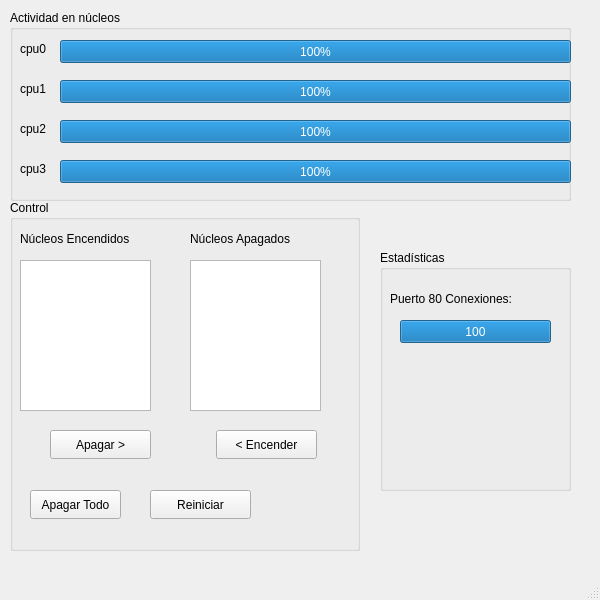
<?xml version="1.0" encoding="UTF-8"?>
<ui version="4.0">
 <class>MainWindow</class>
 <widget class="QMainWindow" name="MainWindow">
  <property name="geometry">
   <rect>
    <x>0</x>
    <y>0</y>
    <width>600</width>
    <height>600</height>
   </rect>
  </property>
  <property name="minimumSize">
   <size>
    <width>600</width>
    <height>600</height>
   </size>
  </property>
  <property name="maximumSize">
   <size>
    <width>600</width>
    <height>600</height>
   </size>
  </property>
  <property name="windowTitle">
   <string>Test</string>
  </property>
  <widget class="QWidget" name="centralwidget">
   <widget class="QGroupBox" name="groupBox">
    <property name="geometry">
     <rect>
      <x>10</x>
      <y>200</y>
      <width>350</width>
      <height>351</height>
     </rect>
    </property>
    <property name="maximumSize">
     <size>
      <width>700</width>
      <height>600</height>
     </size>
    </property>
    <property name="autoFillBackground">
     <bool>false</bool>
    </property>
    <property name="title">
     <string>Control</string>
    </property>
    <widget class="QListWidget" name="listaEncendidos">
     <property name="geometry">
      <rect>
       <x>10</x>
       <y>60</y>
       <width>131</width>
       <height>151</height>
      </rect>
     </property>
    </widget>
    <widget class="QLabel" name="label">
     <property name="geometry">
      <rect>
       <x>10</x>
       <y>30</y>
       <width>131</width>
       <height>17</height>
      </rect>
     </property>
     <property name="text">
      <string>Núcleos Encendidos</string>
     </property>
    </widget>
    <widget class="QListWidget" name="listaApagados">
     <property name="geometry">
      <rect>
       <x>180</x>
       <y>60</y>
       <width>131</width>
       <height>151</height>
      </rect>
     </property>
    </widget>
    <widget class="QLabel" name="label_2">
     <property name="geometry">
      <rect>
       <x>180</x>
       <y>30</y>
       <width>121</width>
       <height>17</height>
      </rect>
     </property>
     <property name="text">
      <string>Núcleos Apagados</string>
     </property>
    </widget>
    <widget class="QPushButton" name="btnApagar">
     <property name="geometry">
      <rect>
       <x>40</x>
       <y>230</y>
       <width>101</width>
       <height>29</height>
      </rect>
     </property>
     <property name="text">
      <string>Apagar &gt;</string>
     </property>
    </widget>
    <widget class="QPushButton" name="btnEncender">
     <property name="geometry">
      <rect>
       <x>206</x>
       <y>230</y>
       <width>101</width>
       <height>29</height>
      </rect>
     </property>
     <property name="text">
      <string>&lt; Encender</string>
     </property>
    </widget>
    <widget class="QPushButton" name="btnReiniciar">
     <property name="geometry">
      <rect>
       <x>140</x>
       <y>290</y>
       <width>101</width>
       <height>29</height>
      </rect>
     </property>
     <property name="text">
      <string>Reiniciar</string>
     </property>
    </widget>
    <widget class="QPushButton" name="btnApagarTodo">
     <property name="geometry">
      <rect>
       <x>20</x>
       <y>290</y>
       <width>91</width>
       <height>29</height>
      </rect>
     </property>
     <property name="text">
      <string>Apagar Todo</string>
     </property>
    </widget>
   </widget>
   <widget class="QGroupBox" name="groupBox_2">
    <property name="geometry">
     <rect>
      <x>380</x>
      <y>250</y>
      <width>191</width>
      <height>241</height>
     </rect>
    </property>
    <property name="title">
     <string>Estadísticas</string>
    </property>
    <widget class="QLabel" name="label_7">
     <property name="geometry">
      <rect>
       <x>10</x>
       <y>40</y>
       <width>131</width>
       <height>17</height>
      </rect>
     </property>
     <property name="text">
      <string>Puerto 80 Conexiones: </string>
     </property>
    </widget>
    <widget class="QProgressBar" name="barnet">
     <property name="geometry">
      <rect>
       <x>20</x>
       <y>70</y>
       <width>151</width>
       <height>23</height>
      </rect>
     </property>
     <property name="value">
      <number>100</number>
     </property>
     <property name="format">
      <string>%p</string>
     </property>
    </widget>
   </widget>
   <widget class="QGroupBox" name="groupBox_3">
    <property name="geometry">
     <rect>
      <x>10</x>
      <y>10</y>
      <width>561</width>
      <height>191</height>
     </rect>
    </property>
    <property name="title">
     <string>Actividad en núcleos</string>
    </property>
    <widget class="QProgressBar" name="cpu0bar">
     <property name="geometry">
      <rect>
       <x>50</x>
       <y>30</y>
       <width>511</width>
       <height>23</height>
      </rect>
     </property>
     <property name="value">
      <number>100</number>
     </property>
     <property name="invertedAppearance">
      <bool>false</bool>
     </property>
    </widget>
    <widget class="QLabel" name="label_3">
     <property name="geometry">
      <rect>
       <x>10</x>
       <y>30</y>
       <width>31</width>
       <height>17</height>
      </rect>
     </property>
     <property name="text">
      <string>cpu0</string>
     </property>
    </widget>
    <widget class="QLabel" name="label_4">
     <property name="geometry">
      <rect>
       <x>10</x>
       <y>70</y>
       <width>31</width>
       <height>17</height>
      </rect>
     </property>
     <property name="text">
      <string>cpu1</string>
     </property>
    </widget>
    <widget class="QProgressBar" name="cpu1bar">
     <property name="geometry">
      <rect>
       <x>50</x>
       <y>70</y>
       <width>511</width>
       <height>23</height>
      </rect>
     </property>
     <property name="value">
      <number>100</number>
     </property>
    </widget>
    <widget class="QLabel" name="label_5">
     <property name="geometry">
      <rect>
       <x>10</x>
       <y>110</y>
       <width>31</width>
       <height>17</height>
      </rect>
     </property>
     <property name="text">
      <string>cpu2</string>
     </property>
    </widget>
    <widget class="QProgressBar" name="cpu2bar">
     <property name="geometry">
      <rect>
       <x>50</x>
       <y>110</y>
       <width>511</width>
       <height>23</height>
      </rect>
     </property>
     <property name="value">
      <number>100</number>
     </property>
    </widget>
    <widget class="QLabel" name="label_6">
     <property name="geometry">
      <rect>
       <x>10</x>
       <y>150</y>
       <width>31</width>
       <height>17</height>
      </rect>
     </property>
     <property name="text">
      <string>cpu3</string>
     </property>
    </widget>
    <widget class="QProgressBar" name="cpu3bar">
     <property name="geometry">
      <rect>
       <x>50</x>
       <y>150</y>
       <width>511</width>
       <height>23</height>
      </rect>
     </property>
     <property name="value">
      <number>100</number>
     </property>
    </widget>
   </widget>
  </widget>
  <widget class="QMenuBar" name="menubar">
   <property name="geometry">
    <rect>
     <x>0</x>
     <y>0</y>
     <width>600</width>
     <height>23</height>
    </rect>
   </property>
  </widget>
  <widget class="QStatusBar" name="statusbar"/>
 </widget>
 <resources/>
 <connections/>
</ui>
